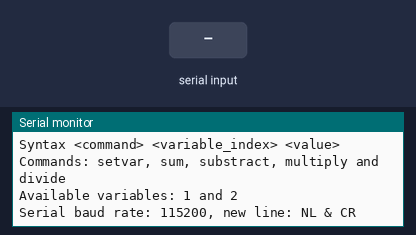
A sketch run on a simulated Arduino Uno, built with avr-gcc and run on an emulated ATmega328P. Parts: the last lines printed to the serial monitor. The inputs (shaded band) are chosen by the test bench.

Above: at 1.2 s.
1.3 s: "setvar\n" received over Serial
At 1.6 s:
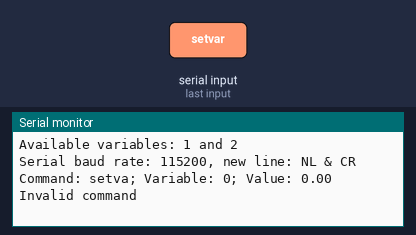
2.8 s: "sum\n" received over Serial
At 3.9 s:
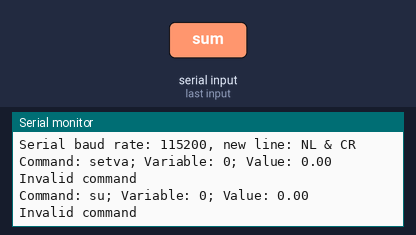
4.3 s: "subtract\n" received over Serial
At 5.1 s:
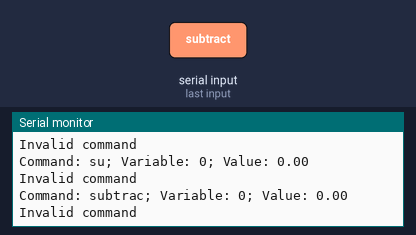
5.8 s: "multiply\n" received over Serial
At 6.2 s:
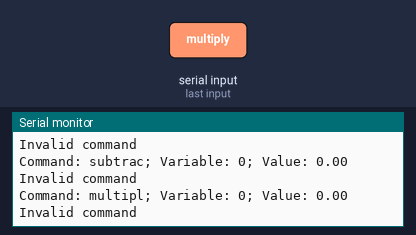
7.3 s: "divide\n" received over Serial
At 8.5 s:
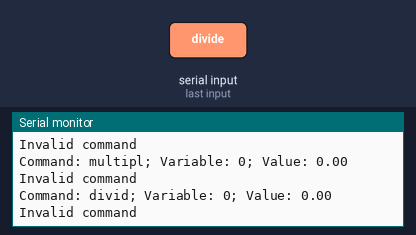
8.8 s: "90,45\n" received over Serial
At 9.7 s:
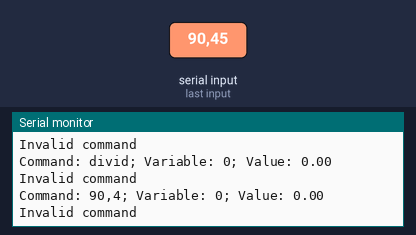

Measured:
- after the input at 1.3 s, the serial monitor: prints a new line at once (image 1)
- after the input at 2.8 s, the serial monitor: prints a new line at once (image 2)
- after the input at 4.3 s, the serial monitor: prints a new line at once (image 3)
- after the input at 5.8 s, the serial monitor: prints a new line at once (image 4)
- after the input at 7.3 s, the serial monitor: prints a new line at once (image 5)
- after the input at 8.8 s, the serial monitor: prints a new line at once (image 6)

The sketch:

SerialShell.ino
```cpp
//
// Arduino Serial Shell
// By Daniel BP (www.danbp.org)
//
// This code snippet reads data from the serial port (user inputs)
// and parses the formatted data so it can be used by other functions.
// You can consider this a mini shell for the serial terminal.
//
// Command syntax:
// <commandname><separator><VariableId><separator><Value>
//
//---------------------------------------
// Main Class
//---------------------------------------
//
class serialCommandReader
{

private:
    const char SEPARATOR = ' '; //Separator character

public:
    String command; //Command Variable
    int var;        //Variable ID
    float val;      //Variable value

    //Default constructor
    serialCommandReader()
    {
        command = "";
        var = 0;
        val = 0;
    };

    //Read the serial port data
    String read()
    {
        if (Serial.available() > 0)
        {
            return Serial.readStringUntil('\n'); //Read the input String
        }
        return "";
    };

    //Process the data
    bool process(String inputReading)
    {
        command = "";
        val = var = 0;
        int break1 = inputReading.indexOf(SEPARATOR);
        if(break1 == -1) break1 = inputReading.length()-1;
        int break2 = inputReading.indexOf(SEPARATOR, break1 + 1);
        if(break2 == -1) break2 = inputReading.length()-1;
        int break3 = inputReading.length()-1;
        command = inputReading.substring(0, break1);
        if(break2 != break1) var = inputReading.substring(break1 + 1, break2).toInt();
        if(break2 != break3) val = inputReading.substring(break2 + 1, break3).toFloat();
        if (command.length() > 0)
            return true;
        return false;
    }

    //Does everything
    bool update()
    {
        return process(read());
    }

    //Clear the stored variables
    bool clear()
    {
        serialCommandReader();
    }

}; //End of the class declaration

//---------------------------------------
// Test Sketch
//---------------------------------------

serialCommandReader serialInput; //creates the class
float var1, var2 = 0;

void setup()
{
    Serial.begin(115200);                                                    // open the serial port at 115200 bp
    Serial.println("This Arduino is now a mini calculator!");                      //brief introduction
    Serial.println("Syntax <command> <variable_index> <value>");                      //brief introduction
    Serial.println("Commands: setvar, sum, substract, multiply and divide"); //brief introduction
    Serial.println("Available variables: 1 and 2");                                    //brief introduction
    Serial.println("Serial baud rate: 115200, new line: NL & CR");              //brief introduction
    Serial.println();
};

void loop()
{
    //Ouput the user command
    if (serialInput.update())
    {
        Serial.print("Command: ");
        Serial.print(serialInput.command);
        Serial.print("; Variable: ");
        Serial.print(serialInput.var);
        Serial.print("; Value: ");
        Serial.println(serialInput.val);

        //Perform actions based on the commands received
        if (serialInput.command == "setvar" && serialInput.var == 1)
        {
            var1 = serialInput.val;
        }
        else if (serialInput.command == "setvar" && serialInput.var == 2)
        {
            var2 = serialInput.val;
        }
        else if (serialInput.command == "sum")
        {
            Serial.print("Result: ");
            Serial.println(var1 + var2);
        }
        else if (serialInput.command == "subtract")
        {
            Serial.print("Result: ");
            Serial.println(var1 - var2);
        }
        else if (serialInput.command == "multiply")
        {
            Serial.print("Result: ");
            Serial.println(var1 * var2);
        }
        else if (serialInput.command == "divide")
        {
            Serial.println("Result: ");
            Serial.println(var1 / var2);
        }
        else
        {
            Serial.println("Invalid command");
        }
    }
};
```
